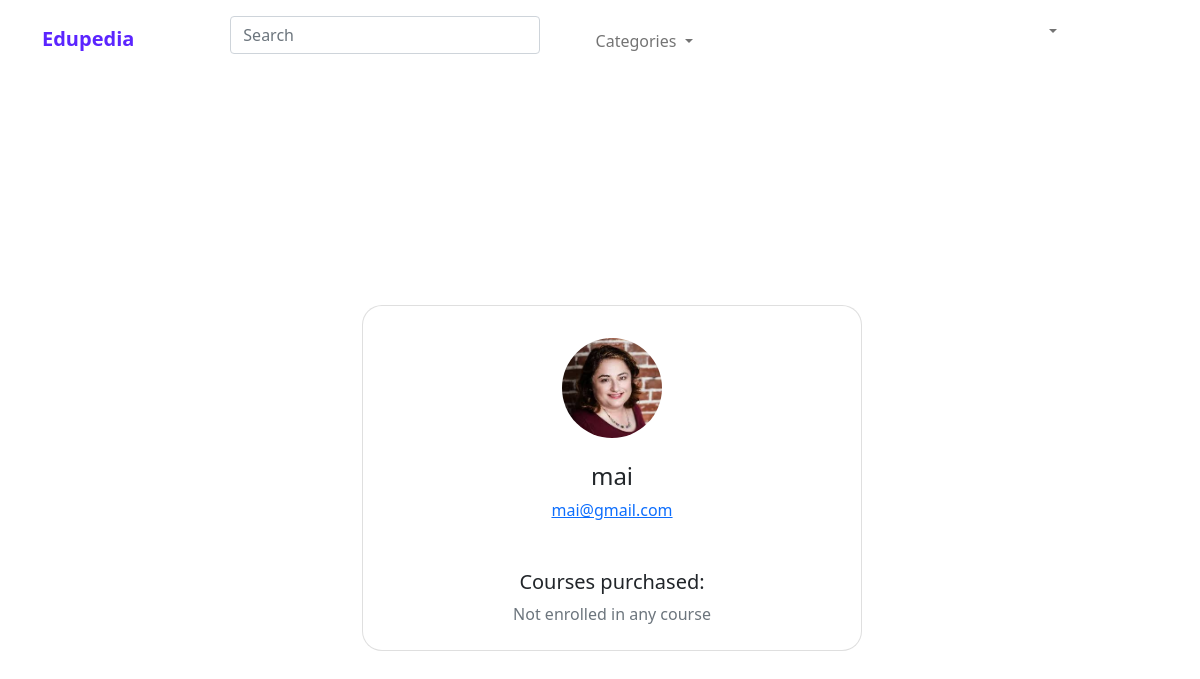
The app's page /server/learner.php?id=15 with its own data.
### tables this page shows
CREATE TABLE `user` (
  `id` int(11) NOT NULL,
  `type` int(11) NOT NULL,
  `fname` varchar(50) NOT NULL,
  `email` varchar(62) NOT NULL,
  `password` varchar(255) NOT NULL,
  `security_ans` varchar(255) NOT NULL,
  `picture` varchar(255) DEFAULT NULL,
  `tutor_status` int(11) DEFAULT NULL,
  `admin_rank` int(11) DEFAULT NULL,
  `tutor_cv` varchar(255) DEFAULT NULL,
  `status` text DEFAULT NULL
);

### server/navbarAdmin.php (the view, shortened to what this page needs)
<html>
<?php
include_once 'database.php';
?>
<head>
    <link rel="stylesheet" type="text/css" href="styles/styles.css">
    <link href="https://cdn.jsdelivr.net/npm/bootstrap@5.0.2/dist/css/bootstrap.min.css" rel="stylesheet">
</head>
<body>
    <nav class="navbar navbar-expand-md navbar-light bg-faded justify-content-center" id="navbar">
        <div class="container">
            <a href="home.php" class="navbar-brand d-flex justify-content-center w=50 me-auto">Edupedia</a>
            <div class="collapse navbar-collapse col-4 mx-5 mt-1" id="main-nav">
                <div class="col-4 mx-5 mt-1">
                    <form class="w-auto">
                        <input type="search" class="form-control" placeholder="Search" aria-label="Search" />
                    </form>
                </div>
                <ul class="navbar-nav d-flex flex-row me-1">
                    <li class="nav-item dropdown">
                        <a class="nav-link dropdown-toggle" href="#" id="navbarDropdown" role="button" data-toggle="dropdown" aria-haspopup="true" aria-expanded="false">
                            Categories
                        </a>
                    </li>
                    <div class="col-4">
                        <div class="collapse navbar-collapse  justify-content-center" id="navbar-list-4">
                            <ul class="navbar-nav">
                                <li class="nav-item dropdown">
                                    <a class="nav-link dropdown-toggle" href="#" id="navbarDropdownMenuLink" role="button" data-toggle="dropdown" aria-haspopup="true" aria-expanded="false">
                                    </a>
                                </li>
                            </ul>
                        </div>
                    </div>
                </ul>
            </div>
        </div>
    </nav>
</body>
</html>

### server/learner.php (shortened to what this page needs)
<html>
<head>
  <link rel="stylesheet" type="text/css" href="styles/styles.css">
  <link href="https://cdn.jsdelivr.net/npm/bootstrap@5.0.2/dist/css/bootstrap.min.css" rel="stylesheet">
  <link rel="stylesheet" href="https://cdnjs.cloudflare.com/ajax/libs/font-awesome/4.7.0/css/font-awesome.min.css">
</head>
<body id="learnerbody">
  <?php
  include_once 'navbarAdmin.php';
  include_once 'database.php';
  $sql = "SELECT * FROM user WHERE id='" . $_GET['id'] . "'";
  $result = $conn->query($sql);
  $row = $result->fetch_assoc();
  ?>
  <section class="vh-100" id="backg">
    <div class="container py-5 h-100">
      <div class="row d-flex justify-content-center align-items-center h-100">
        <div class="col-md-12 col-xl-4">
          <div class="card" style="border-radius: 20px;" id="learnerView">
            <div class="card-body text-center">
              <div class="mt-3 mb-4">
                <?php
                if ($row['picture'] != "") {
                ?>
                  <img src="<?php echo $row['picture'] ?>" class="rounded-circle img-fluid" style="width: 100px;" />
                <?php } else {
                ?>
                  <img src="images/pic.png" class="rounded-circle img-fluid" style="width: 100px;" />
                <?php
                } ?>
              </div>
              <h4 class="mb-2"><?php echo $row['fname'] ?></h4>
              <p class="text-muted mb-4"><a href="#!"><?php echo $row['email'] ?></a></p>
              <div class="d-flex justify-content-center text-center mt-5 mb-2">
                <div>
                  <p class="mb-2 h5">Courses purchased:</p>
                  <?php
                  $sql1 = "SELECT * FROM enroll WHERE learner_id='" . $_GET['id'] . "'";
                  $result1 = $conn->query($sql1);
                  if ($result1->num_rows > 0) {
                  ?>
                    <table class="table table-hover">
                      <thead>
                        <tr>
                          <th>Course name</th>
                        </tr>
                      </thead>
                      <?php
                      while ($row1 = $result1->fetch_assoc()) {
                        $sql2 = "SELECT name FROM course WHERE id='" . $row1['course_id'] . "'";
                        $result2 = $conn->query($sql2);
                        $row2 = $result2->fetch_assoc();
                      ?>
                        <tbody>
                          <tr scope="row">
                            <td><?php echo $row2['name'] ?></td>
                          </tr>
                        </tbody>
                      <?php
                      }
                    } else {
                      ?>
                      <p class="text-muted mb-0">Not enrolled in any course</p>
                    <?php
                    }
                    ?>
                </div>
              </div>
            </div>
          </div>
        </div>
      </div>
    </div>
  </section>
</body>
</html>

### server/styles/styles.css (style rules this page uses)
:root { --primary: #5B25FF; --dark: rgb(17, 16, 16); --body: #363EE0; --dark2: #1c1d1f; --box-shadow: 2px 3px 5px grey; --active:#FFA700; --font:"Open Sans", sans-serif; }
.card { width:270px; }
#navbar-list-4 { padding-left: 350px; }
#navbar { background: transparent !important; background-color: #f3f3f3; }
.navbar .navbar-brand { color:var(--primary) !important; font-weight: bolder; }
body { font-family: 'Lato', sans-serif; }
body { font-family: Arial, sans-serif; }

### server/learner.php (style rules this page uses)
@media (min-width:768px) { #learnerView { display: flex; width: 500px; } }
#backg { background-color: white; padding-right: 150px; }
#learnerbody { background-image: url(../images/loginbackground.png); background-repeat: no-repeat; background-position-x: left; background-position-y: 150px; background-size: 400px; }

### records on screen
user: picture (picture), fname "mai", email "mai@gmail.com"
